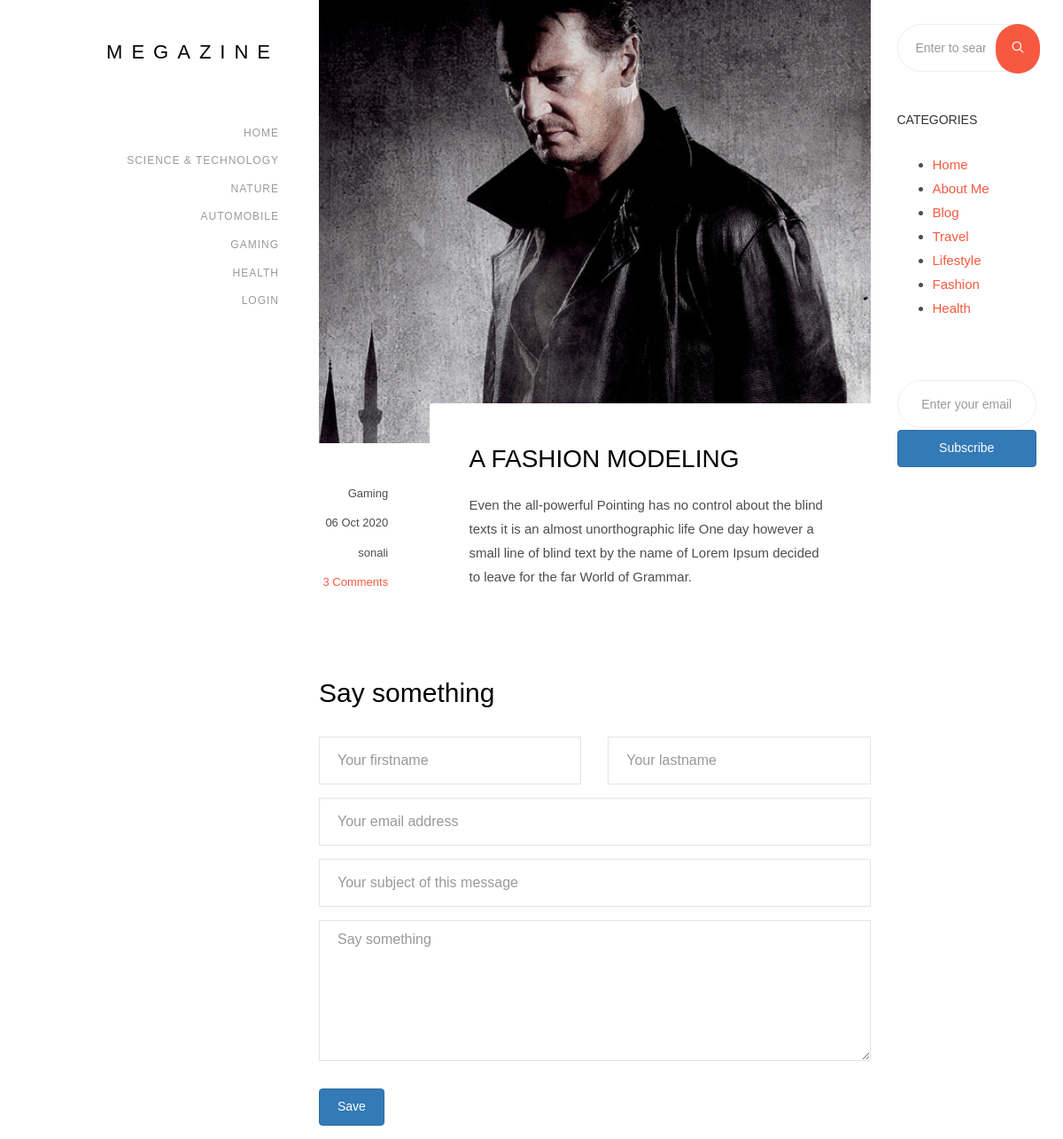
Screenshot of /single.php?postid=24 with the database file from the repository.
### tables this page shows
CREATE TABLE `category` (
  `categoryid` int(11) NOT NULL,
  `categoryname` varchar(100) NOT NULL,
  `post` int(11) NOT NULL
);

CREATE TABLE `post` (
  `post_id` int(11) NOT NULL,
  `title` varchar(100) NOT NULL,
  `description` text NOT NULL,
  `category` varchar(100) NOT NULL,
  `post_date` varchar(50) NOT NULL,
  `author` int(11) NOT NULL,
  `post_img` varchar(100) NOT NULL
);

CREATE TABLE `user` (
  `userid` int(10) NOT NULL,
  `firstname` varchar(50) NOT NULL,
  `lastname` varchar(50) NOT NULL,
  `username` varchar(30) NOT NULL,
  `password` varchar(50) NOT NULL,
  `role` int(15) NOT NULL
);

### single.php (the view, shortened to what this page needs)
<!DOCTYPE HTML>
<html>
	<head>
	<link rel="stylesheet" href="css/icomoon.css">
	<link rel="stylesheet" href="css/bootstrap.css">
	<link rel="stylesheet" href="css/style.css">
	</head>
	<body>
	<div id="blogz-page">
		<?php include('menu.php');?>
		<div id="blogz-main">
			<div class="blogz-blog">
				<div class="container-wrap">
					<div class="row">
						<div class="col-md-9">
							<div class="content-wrap">
								<?php
								include("config.php");
								$postid = $_GET['postid'];
								$sql = "SELECT * FROM post
						        LEFT JOIN category ON post.category = category.categoryid
						        LEFT JOIN user ON post.author = user.userid WHERE post_id = $postid";
						        $result = mysqli_query($conn,$sql) or die(header("location:home.php"));
						        if(mysqli_num_rows($result)>0){
                                    while($row = mysqli_fetch_array($result)){
								?>
								<article class="animate-box">
									<div class="blog-img" style="background-image: url(admin_panel/upload/<?php echo $row['post_img'];?>);"></div>
									<div class="desc">
										<div class="meta">
											<p>
												<span><?php echo $row['categoryname'] ?></span>
												<span><?php echo $row['post_date'] ?></span>
												<span><?php echo $row['firstname'] ?></span>
												<span><a href="#">3 Comments</a></span>
											</p>
										</div>
										<h2><a href="single.php?postid=<?php echo $row['post_id'];?>"><?php echo $row['title'] ?></a></h2>
										<p><?php echo $row['description'] ?></p>
									</div>
								</article>
								<?php }} ?>
								<div class="row">
									<div class="col-md-12 animate-box">
										<h2 class="heading-2">Say something</h2>
										<form action="<?php $_SERVER['PHP_SELF'] ?>" method="POST">
											<div class="row form-group">
												<div class="col-md-6">
													<input type="text" id="fname" name="fname" class="form-control" placeholder="Your firstname" required>
												</div>
												<div class="col-md-6">
													<input type="text" id="lname" name="lname" class="form-control" placeholder="Your lastname" required>
												</div>
											</div>
											<div class="row form-group">
												<div class="col-md-12">
													<input type="email" id="email" name="email" class="form-control" placeholder="Your email address" required>
												</div>
											</div>
											<div class="row form-group">
												<div class="col-md-12">
													<input type="text" id="subject" name="subject" class="form-control" placeholder="Your subject of this message" required>
												</div>
											</div>
											<div class="row form-group">
												<div class="col-md-12">
													<textarea class="form-control" name="aboutus" placeholder="Say something" rows="6" required></textarea>
												</div>
											</div>
											<div class="row form-group">
												<div class="col-md-12">
												</div>
											</div>
											<div class="form-group">
												<button type="submit" name="comment" class="btn btn-primary">Save</button>
											</div>
										</form>
									</div>
								</div>
							</div>
						</div>
						<div class="col-md-3 sticky-parent"><br>
							<div class="sidebar" id="sticky_item">
								<div class="side animate-box">
									<form method="GET" action="search.php">
										<div class="form-group">
											<input type="text" class="form-control" id="search" name="search" placeholder="Enter to search...">
											<button type="submit" class="btn submit btn-primary"><i class="icon-search3"></i></button>
										</div>
									</form>
								</div>
								<div class="side animate-box">
									<h2 class="sidebar-heading">Categories</h2>
									<p>
										<ul class="category">
											<li><a href="#">Home</a></li>
											<li><a href="#">About Me</a></li>
											<li><a href="#">Blog</a></li>
											<li><a href="#">Travel</a></li>
											<li><a href="#">Lifestyle</a></li>
											<li><a href="#">Fashion</a></li>
											<li><a href="#">Health</a></li>
										</ul>
									</p>
								</div>
								<div class="side animate-box">
									<div class="form-group">
										<input type="text" class="form-control form-email text-center" id="email" placeholder="Enter your email">
										<button type="submit" class="btn btn-primary btn-subscribe">Subscribe</button>
									</div>
								</div>
							</div>
						</div>
					</div>
				</div>
			</div>
		</div>
	</div>
	</body>
</html>

### menu.php (shortened to what this page needs)
<!DOCTYPE html>
<html>
<body>
	<aside id="blogz-aside" role="complementary" class="border js-fullheight">
		<h1 id="blogz-logo"><a href="home.php">Megazine</a></h1>
		<nav id="blogz-main-menu" role="navigation">
			<?php
				include('config.php');
				$sql2 = "SELECT * FROM category WHERE post >0";
				$result2 = mysqli_query($conn,$sql2) or die("query failed.Category");
		        if(mysqli_num_rows($result2)>0){
			 ?>
			<ul>
				<li ><a href="home.php">HOME</a></li>
				<?php while($row2 = mysqli_fetch_array($result2)){
				?>
				<li class="<?php echo $active ;?>"><a href="category.php?cid=<?php echo $row2['categoryid']?>"><?php echo $row2['categoryname']?></a></li>
				<?php } ?>
				<li><a href="admin_panel/login.php">Login</a></li>
			</ul>
			<?php } ?>
		</nav>
	</aside>
</body>
</html>

### css/icomoon.css (style rules this page uses)
[class^="icon-"], [class*=" icon-"] { font-family: 'icomoon' !important; speak: none; font-style: normal; font-weight: normal; font-variant: normal; text-transform: none; line-height: 1; -webkit-font-smoothing: antialiased; -moz-osx-font-smoothing: grayscale; }
.icon-search3:before { content: "\e088"; }

### css/style.css (style rules this page uses)
body { font-family: "Montserrat", Arial, sans-serif; font-weight: 300; font-size: 15px; line-height: 1.8; color: rgba(0, 0, 0, 0.7); }
a { color: #F75940; }
p { margin-bottom: 1.5em; }
h1, h2, h3, h4, h5, h6 { color: #000; font-family: "Montserrat", Arial, sans-serif; font-weight: 400; margin: 0 0 30px 0; line-height: 1.3; }
#blogz-aside { padding-top: 3em; padding-bottom: 40px; padding-left: 3em; padding-right: 3em; width: 20%; position: fixed; bottom: 0; top: 0; left: 0; right: 0; z-index: 1001; background: #fff; }
@media screen and (max-width: 1200px) { #blogz-aside { width: 30%; } }
#blogz-aside #blogz-logo { text-align: right; font-weight: 400; font-size: 22px; text-transform: uppercase; margin-bottom: 3em; display: block; width: 100%; font-family: "Montserrat", Arial, sans-serif; }
#blogz-aside #blogz-logo a { display: inline-block; text-align: center; color: #000; letter-spacing: 10px; }
#blogz-aside #blogz-main-menu ul { text-align: right; margin: 0; padding: 0; }
#blogz-aside #blogz-main-menu ul li { margin: 0 0 10px 0; padding: 0; list-style: none; font-size: 12px; font-weight: 400; text-transform: uppercase; letter-spacing: 1px; }
#blogz-aside #blogz-main-menu ul li a { color: rgba(0, 0, 0, 0.4); text-decoration: none; position: relative; padding: 10px 0; font-family: "Montserrat", Arial, sans-serif; }
#blogz-aside #blogz-main-menu ul li a:after { content: ""; position: absolute; height: 1px; bottom: 7px; left: 0; right: 0; background-color: #000; visibility: hidden; }
#blogz-main { width: 80%; float: right; }
@media screen and (max-width: 1200px) { #blogz-main { width: 70%; } }
.container-wrap { display: block; width: 100%; }
article { width: 100%; float: left; margin-bottom: 2em; }
article .blog-img { background-size: cover; background-position: center center; background-repeat: no-repeat; position: relative; height: 500px; z-index: -1; width: 100%; float: left; }
article .desc { padding: 3em; width: 80%; float: right; margin-top: -3em; z-index: 1; background: #fff; position: relative; }
article .desc h2 { font-size: 28px; margin-bottom: 20px; font-weight: 300; text-transform: uppercase; }
article .desc h2 a { color: #000; }
article .desc .meta { position: absolute; top: 6em; left: -8em; text-align: right; }
article .desc .meta span { font-size: 13px; display: block; margin-bottom: 10px; }
.sidebar { width: 100%; padding-right: 30px; }
.sidebar-heading { font-size: 14px; display: block; margin-bottom: 2em; position: relative; text-transform: uppercase; font-weight: 400; color: #333333; }
.side { width: 100%; float: left; margin-bottom: 3em; }
.side .form-group { margin-bottom: 0; position: relative; width: 100%; }
.side #search { font-size: 14px; width: 100%; padding-right: 4em; border: 1px solid #f0f0f0; background: #fff; color: #333333 !important; font-weight: 300; -webkit-border-radius: 30px; -moz-border-radius: 30px; -ms-border-radius: 30px; border-radius: 30px; }
.side .submit { position: absolute; top: 0; right: -4px; -webkit-border-radius: 0; -moz-border-radius: 0; -ms-border-radius: 0; border-radius: 0; background: #F75940; color: #fff; border: none; padding: 18px !important; -webkit-border-radius: 30px; -moz-border-radius: 30px; -ms-border-radius: 30px; border-radius: 30px; }
.side #email { font-size: 14px; font-weight: 300; width: 100%; border: 1px solid #f0f0f0; background: #fff; color: #333333 !important; margin-bottom: 2px; -webkit-border-radius: 30px; -moz-border-radius: 30px; -ms-border-radius: 30px; border-radius: 30px; }
.side .btn-subscribe { position: inherit; width: 100%; right: 0; padding: 10px !important; margin-bottom: 2em; }
.form-control { -webkit-appearance: none; -moz-appearance: none; appearance: none; -webkit-box-shadow: none; box-shadow: none; background: transparent; border: 1px solid rgba(0, 0, 0, 0.1); height: 54px; font-size: 16px; font-weight: 400; -webkit-border-radius: 0; -moz-border-radius: 0; -ms-border-radius: 0; border-radius: 0; }

### rows the page displays
category: categoryname "SCIENCE & TECHNOLOGY"
category: categoryname "NATURE"
category: categoryname "AUTOMOBILE"
category: categoryname "GAMING"
category: categoryname "HEALTH"
post: post_img (picture), category.categoryname "Gaming", post_date "06 Oct 2020", user.firstname "sonali", title "A FASHION MODELING", description "Even the all-powerful Pointing has no control about the blind texts it is an almost unorthographic life One day however a small line of blind text by the name of Lorem Ipsum decided to leave for the far World of Grammar."
